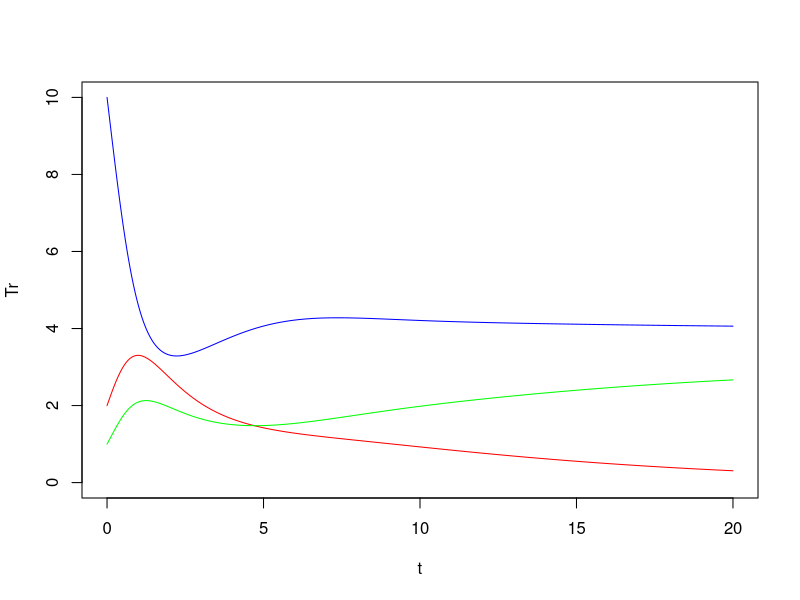
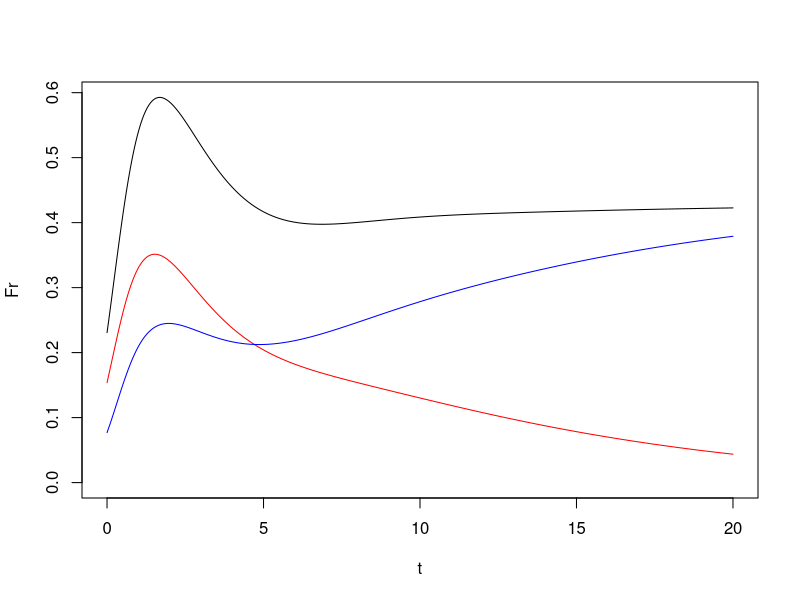

Write R code to recreate these figures, in order.
tn = 20  # years
t0 = 0    # initial time
h  = 0.001 

t = seq(from=t0, to=tn, by=h)

nt = length(t)

Tr = rep(NA, nt,)
Is = rep(NA, nt,)
Ir = rep(NA, nt,)
N = rep(NA, nt,)
FrIs = rep(NA, nt,)
FrIr = rep(NA, nt,)
Fr = rep(NA, nt,)

# Initial conditions
Tr[1] = 10
Is[1] = 2
Ir[1] = 1
N[1] = Tr[1]+Is[1]+Ir[1]
FrIs[1] = Is[1]/N[1]
FrIr[1] = Ir[1]/N[1]
Fr[1] = (Is[1]+Ir[1])/N[1]

# Value of Parameters
lambda = 5
delta = 0.5
br = 0.25
bs = 0.24
a = 1
mu = 10^(-5)
epsilon = 0.1

Tr[1] = lambda/delta

for (j in 1:(nt-1) ){
  Tr[j+1] = Tr[j] + h*( lambda - delta*Tr[j] - ( (1-epsilon)*bs*Is[j] + br*Ir[j])*Tr[j]  )
  
  Is[j+1] = Is[j] + h*( (1-epsilon)*(1-mu)*bs*Is[j]*Tr[j] - a*Is[j] )
  Ir[j+1] = Ir[j] + h*( br*Tr[j]*Ir[j] - a*Ir[j] + (1-epsilon)*mu*bs*Is[j]*Tr[j]  )

  N[j+1] = Tr[j+1]+Is[j+1]+Ir[j+1]
  
  FrIs[j+1] = Is[j+1]/N[j+1]
  FrIr[j+1] = Ir[j+1]/N[j+1]
  
  Fr[j+1] = (Is[j+1]+Ir[j+1])/N[j+1]
}

#dev.off()

#plot(t[which(t == 5):length(t)], Tr[which(t == 5):length(t)], type="l", col="blue", ylim=c(0,max(Tr, Is, Ir)) )
plot(t, Tr, type="l", col="blue", ylim=c(0,max(Tr, Is, Ir)) )
lines(t, Is, type="l", col="red")
lines(t, Ir, type="l", col="green")

plot(t, Fr, type="l", col="black", ylim=c(0,max(Fr, FrIs, FrIr)) )
lines(t, FrIs, type="l", col="red")
lines(t, FrIr, type="l", col="blue")
